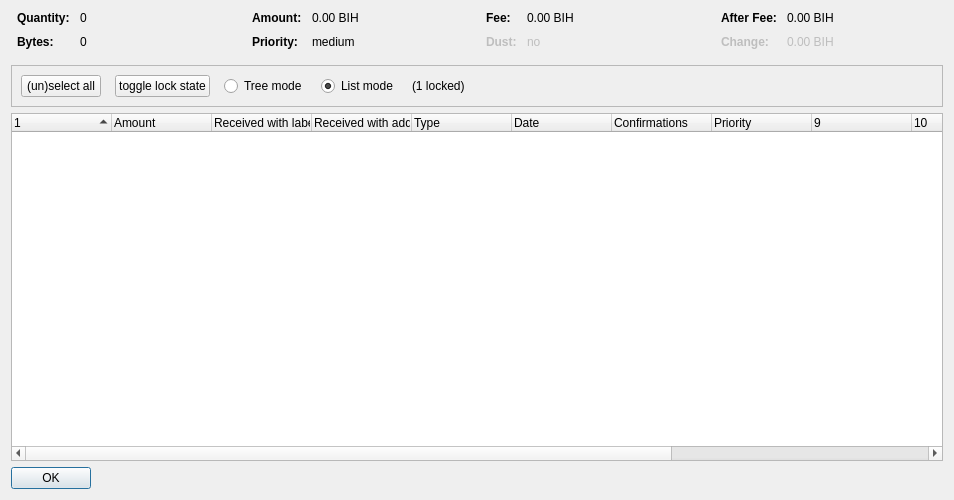
<?xml version="1.0" encoding="UTF-8"?>
<ui version="4.0">
 <class>CoinControlDialog</class>
 <widget class="QDialog" name="CoinControlDialog">
  <property name="geometry">
   <rect>
    <x>0</x>
    <y>0</y>
    <width>954</width>
    <height>500</height>
   </rect>
  </property>
  <property name="windowTitle">
   <string>Coin Selection</string>
  </property>
  <layout class="QVBoxLayout" name="verticalLayout">
   <item>
    <layout class="QHBoxLayout" name="horizontalLayoutTop" stretch="0,0,0,0">
     <property name="topMargin">
      <number>0</number>
     </property>
     <property name="bottomMargin">
      <number>10</number>
     </property>
     <item>
      <layout class="QFormLayout" name="formLayoutCoinControl1">
       <property name="horizontalSpacing">
        <number>10</number>
       </property>
       <property name="verticalSpacing">
        <number>10</number>
       </property>
       <property name="leftMargin">
        <number>6</number>
       </property>
       <property name="rightMargin">
        <number>6</number>
       </property>
       <item row="0" column="0">
        <widget class="QLabel" name="labelCoinControlQuantityText">
         <property name="font">
          <font>
           <weight>75</weight>
           <bold>true</bold>
          </font>
         </property>
         <property name="text">
          <string>Quantity:</string>
         </property>
        </widget>
       </item>
       <item row="0" column="1">
        <widget class="QLabel" name="labelCoinControlQuantity">
         <property name="cursor">
          <cursorShape>IBeamCursor</cursorShape>
         </property>
         <property name="contextMenuPolicy">
          <enum>Qt::ActionsContextMenu</enum>
         </property>
         <property name="text">
          <string notr="true">0</string>
         </property>
         <property name="textInteractionFlags">
          <set>Qt::LinksAccessibleByMouse|Qt::TextSelectableByKeyboard|Qt::TextSelectableByMouse</set>
         </property>
        </widget>
       </item>
       <item row="1" column="0">
        <widget class="QLabel" name="labelCoinControlBytesText">
         <property name="font">
          <font>
           <weight>75</weight>
           <bold>true</bold>
          </font>
         </property>
         <property name="text">
          <string>Bytes:</string>
         </property>
        </widget>
       </item>
       <item row="1" column="1">
        <widget class="QLabel" name="labelCoinControlBytes">
         <property name="cursor">
          <cursorShape>IBeamCursor</cursorShape>
         </property>
         <property name="contextMenuPolicy">
          <enum>Qt::ActionsContextMenu</enum>
         </property>
         <property name="text">
          <string notr="true">0</string>
         </property>
         <property name="textInteractionFlags">
          <set>Qt::LinksAccessibleByMouse|Qt::TextSelectableByKeyboard|Qt::TextSelectableByMouse</set>
         </property>
        </widget>
       </item>
      </layout>
     </item>
     <item>
      <layout class="QFormLayout" name="formLayoutCoinControl2">
       <property name="horizontalSpacing">
        <number>10</number>
       </property>
       <property name="verticalSpacing">
        <number>10</number>
       </property>
       <property name="leftMargin">
        <number>6</number>
       </property>
       <property name="rightMargin">
        <number>6</number>
       </property>
       <item row="0" column="0">
        <widget class="QLabel" name="labelCoinControlAmountText">
         <property name="font">
          <font>
           <weight>75</weight>
           <bold>true</bold>
          </font>
         </property>
         <property name="text">
          <string>Amount:</string>
         </property>
        </widget>
       </item>
       <item row="0" column="1">
        <widget class="QLabel" name="labelCoinControlAmount">
         <property name="cursor">
          <cursorShape>IBeamCursor</cursorShape>
         </property>
         <property name="contextMenuPolicy">
          <enum>Qt::ActionsContextMenu</enum>
         </property>
         <property name="text">
          <string notr="true">0.00 BIH</string>
         </property>
         <property name="textInteractionFlags">
          <set>Qt::LinksAccessibleByMouse|Qt::TextSelectableByKeyboard|Qt::TextSelectableByMouse</set>
         </property>
        </widget>
       </item>
       <item row="1" column="0">
        <widget class="QLabel" name="labelCoinControlPriorityText">
         <property name="font">
          <font>
           <weight>75</weight>
           <bold>true</bold>
          </font>
         </property>
         <property name="text">
          <string>Priority:</string>
         </property>
        </widget>
       </item>
       <item row="1" column="1">
        <widget class="QLabel" name="labelCoinControlPriority">
         <property name="cursor">
          <cursorShape>IBeamCursor</cursorShape>
         </property>
         <property name="contextMenuPolicy">
          <enum>Qt::ActionsContextMenu</enum>
         </property>
         <property name="text">
          <string>medium</string>
         </property>
         <property name="textInteractionFlags">
          <set>Qt::LinksAccessibleByMouse|Qt::TextSelectableByKeyboard|Qt::TextSelectableByMouse</set>
         </property>
        </widget>
       </item>
      </layout>
     </item>
     <item>
      <layout class="QFormLayout" name="formLayoutCoinControl3">
       <property name="horizontalSpacing">
        <number>10</number>
       </property>
       <property name="verticalSpacing">
        <number>10</number>
       </property>
       <property name="leftMargin">
        <number>6</number>
       </property>
       <property name="rightMargin">
        <number>6</number>
       </property>
       <item row="0" column="0">
        <widget class="QLabel" name="labelCoinControlFeeText">
         <property name="font">
          <font>
           <weight>75</weight>
           <bold>true</bold>
          </font>
         </property>
         <property name="text">
          <string>Fee:</string>
         </property>
        </widget>
       </item>
       <item row="0" column="1">
        <widget class="QLabel" name="labelCoinControlFee">
         <property name="cursor">
          <cursorShape>IBeamCursor</cursorShape>
         </property>
         <property name="contextMenuPolicy">
          <enum>Qt::ActionsContextMenu</enum>
         </property>
         <property name="text">
          <string notr="true">0.00 BIH</string>
         </property>
         <property name="textInteractionFlags">
          <set>Qt::LinksAccessibleByMouse|Qt::TextSelectableByKeyboard|Qt::TextSelectableByMouse</set>
         </property>
        </widget>
       </item>
       <item row="1" column="0">
        <widget class="QLabel" name="labelCoinControlLowOutputText">
         <property name="enabled">
          <bool>false</bool>
         </property>
         <property name="font">
          <font>
           <weight>75</weight>
           <bold>true</bold>
          </font>
         </property>
         <property name="text">
          <string>Dust:</string>
         </property>
        </widget>
       </item>
       <item row="1" column="1">
        <widget class="QLabel" name="labelCoinControlLowOutput">
         <property name="enabled">
          <bool>false</bool>
         </property>
         <property name="cursor">
          <cursorShape>IBeamCursor</cursorShape>
         </property>
         <property name="contextMenuPolicy">
          <enum>Qt::ActionsContextMenu</enum>
         </property>
         <property name="text">
          <string>no</string>
         </property>
         <property name="textInteractionFlags">
          <set>Qt::LinksAccessibleByMouse|Qt::TextSelectableByKeyboard|Qt::TextSelectableByMouse</set>
         </property>
        </widget>
       </item>
      </layout>
     </item>
     <item>
      <layout class="QFormLayout" name="formLayoutCoinControl4">
       <property name="horizontalSpacing">
        <number>10</number>
       </property>
       <property name="verticalSpacing">
        <number>10</number>
       </property>
       <property name="leftMargin">
        <number>6</number>
       </property>
       <property name="rightMargin">
        <number>6</number>
       </property>
       <item row="0" column="0">
        <widget class="QLabel" name="labelCoinControlAfterFeeText">
         <property name="font">
          <font>
           <weight>75</weight>
           <bold>true</bold>
          </font>
         </property>
         <property name="text">
          <string>After Fee:</string>
         </property>
        </widget>
       </item>
       <item row="0" column="1">
        <widget class="QLabel" name="labelCoinControlAfterFee">
         <property name="cursor">
          <cursorShape>IBeamCursor</cursorShape>
         </property>
         <property name="contextMenuPolicy">
          <enum>Qt::ActionsContextMenu</enum>
         </property>
         <property name="text">
          <string notr="true">0.00 BIH</string>
         </property>
         <property name="textInteractionFlags">
          <set>Qt::LinksAccessibleByMouse|Qt::TextSelectableByKeyboard|Qt::TextSelectableByMouse</set>
         </property>
        </widget>
       </item>
       <item row="1" column="0">
        <widget class="QLabel" name="labelCoinControlChangeText">
         <property name="enabled">
          <bool>false</bool>
         </property>
         <property name="font">
          <font>
           <weight>75</weight>
           <bold>true</bold>
          </font>
         </property>
         <property name="text">
          <string>Change:</string>
         </property>
        </widget>
       </item>
       <item row="1" column="1">
        <widget class="QLabel" name="labelCoinControlChange">
         <property name="enabled">
          <bool>false</bool>
         </property>
         <property name="cursor">
          <cursorShape>IBeamCursor</cursorShape>
         </property>
         <property name="contextMenuPolicy">
          <enum>Qt::ActionsContextMenu</enum>
         </property>
         <property name="text">
          <string notr="true">0.00 BIH</string>
         </property>
         <property name="textInteractionFlags">
          <set>Qt::LinksAccessibleByMouse|Qt::TextSelectableByKeyboard|Qt::TextSelectableByMouse</set>
         </property>
        </widget>
       </item>
      </layout>
     </item>
    </layout>
   </item>
   <item>
    <widget class="QFrame" name="frame">
     <property name="minimumSize">
      <size>
       <width>0</width>
       <height>40</height>
      </size>
     </property>
     <property name="frameShape">
      <enum>QFrame::StyledPanel</enum>
     </property>
     <property name="frameShadow">
      <enum>QFrame::Sunken</enum>
     </property>
     <layout class="QHBoxLayout" name="horizontalLayout">
      <item>
       <layout class="QHBoxLayout" name="horizontalLayoutPanel" stretch="0,0,0,0,0,0">
        <property name="spacing">
         <number>14</number>
        </property>
        <item>
         <widget class="QPushButton" name="pushButtonSelectAll">
          <property name="sizePolicy">
           <sizepolicy hsizetype="Maximum" vsizetype="Fixed">
            <horstretch>0</horstretch>
            <verstretch>0</verstretch>
           </sizepolicy>
          </property>
          <property name="text">
           <string>(un)select all</string>
          </property>
          <property name="autoDefault">
           <bool>false</bool>
          </property>
         </widget>
        </item>
        <item>
         <widget class="QPushButton" name="pushButtonToggleLock">
          <property name="sizePolicy">
           <sizepolicy hsizetype="Maximum" vsizetype="Fixed">
            <horstretch>0</horstretch>
            <verstretch>0</verstretch>
           </sizepolicy>
          </property>
          <property name="text">
           <string>toggle lock state</string>
          </property>
          <property name="autoDefault">
           <bool>false</bool>
          </property>
         </widget>
        </item>
        <item>
         <widget class="QRadioButton" name="radioTreeMode">
          <property name="sizePolicy">
           <sizepolicy hsizetype="Maximum" vsizetype="Fixed">
            <horstretch>0</horstretch>
            <verstretch>0</verstretch>
           </sizepolicy>
          </property>
          <property name="text">
           <string>Tree mode</string>
          </property>
         </widget>
        </item>
        <item>
         <widget class="QRadioButton" name="radioListMode">
          <property name="sizePolicy">
           <sizepolicy hsizetype="Maximum" vsizetype="Fixed">
            <horstretch>0</horstretch>
            <verstretch>0</verstretch>
           </sizepolicy>
          </property>
          <property name="text">
           <string>List mode</string>
          </property>
          <property name="checked">
           <bool>true</bool>
          </property>
         </widget>
        </item>
        <item>
         <widget class="QLabel" name="labelLocked">
          <property name="text">
           <string>(1 locked)</string>
          </property>
         </widget>
        </item>
        <item>
         <spacer name="horizontalSpacer">
          <property name="orientation">
           <enum>Qt::Horizontal</enum>
          </property>
          <property name="sizeHint" stdset="0">
           <size>
            <width>40</width>
            <height>20</height>
           </size>
          </property>
         </spacer>
        </item>
       </layout>
      </item>
     </layout>
    </widget>
   </item>
   <item>
    <widget class="CoinControlTreeWidget" name="treeWidget">
     <property name="contextMenuPolicy">
      <enum>Qt::CustomContextMenu</enum>
     </property>
     <property name="sortingEnabled">
      <bool>false</bool>
     </property>
     <property name="columnCount">
      <number>13</number>
     </property>
     <attribute name="headerShowSortIndicator" stdset="0">
      <bool>true</bool>
     </attribute>
     <attribute name="headerStretchLastSection">
      <bool>false</bool>
     </attribute>
     <column>
      <property name="text">
       <string/>
      </property>
     </column>
     <column>
      <property name="text">
       <string>Amount</string>
      </property>
     </column>
     <column>
      <property name="text">
       <string>Received with label</string>
      </property>
     </column>
     <column>
      <property name="text">
       <string>Received with address</string>
      </property>
     </column>
     <column>
      <property name="text">
       <string>Type</string>
      </property>
     </column>
     <column>
      <property name="text">
       <string>Date</string>
      </property>
     </column>
     <column>
      <property name="text">
       <string>Confirmations</string>
      </property>
      <property name="toolTip">
       <string>Confirmed</string>
      </property>
     </column>
     <column>
      <property name="text">
       <string>Priority</string>
      </property>
     </column>
     <column>
      <property name="text">
       <string/>
      </property>
     </column>
     <column>
      <property name="text">
       <string/>
      </property>
     </column>
     <column>
      <property name="text">
       <string/>
      </property>
     </column>
     <column>
      <property name="text">
       <string/>
      </property>
     </column>
     <column>
      <property name="text">
       <string/>
      </property>
     </column>
    </widget>
   </item>
   <item>
    <widget class="QDialogButtonBox" name="buttonBox">
     <property name="sizePolicy">
      <sizepolicy hsizetype="Maximum" vsizetype="Fixed">
       <horstretch>0</horstretch>
       <verstretch>0</verstretch>
      </sizepolicy>
     </property>
     <property name="orientation">
      <enum>Qt::Horizontal</enum>
     </property>
     <property name="standardButtons">
      <set>QDialogButtonBox::Ok</set>
     </property>
    </widget>
   </item>
  </layout>
 </widget>
 <customwidgets>
  <customwidget>
   <class>CoinControlTreeWidget</class>
   <extends>QTreeWidget</extends>
   <header>coincontroltreewidget.h</header>
  </customwidget>
 </customwidgets>
 <resources/>
 <connections/>
</ui>
